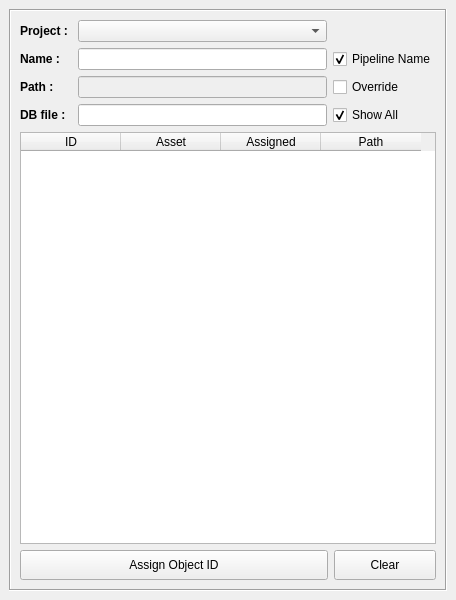
<?xml version="1.0" encoding="UTF-8"?>
<ui version="4.0">
 <class>matteTools</class>
 <widget class="QMainWindow" name="matteTools">
  <property name="geometry">
   <rect>
    <x>0</x>
    <y>0</y>
    <width>456</width>
    <height>600</height>
   </rect>
  </property>
  <property name="windowTitle">
   <string>MatteID Manager</string>
  </property>
  <widget class="QWidget" name="centralwidget">
   <layout class="QVBoxLayout" name="verticalLayout">
    <item>
     <widget class="QFrame" name="frame">
      <property name="frameShape">
       <enum>QFrame::Box</enum>
      </property>
      <property name="frameShadow">
       <enum>QFrame::Sunken</enum>
      </property>
      <layout class="QHBoxLayout" name="horizontalLayout_4" stretch="3">
       <item>
        <layout class="QVBoxLayout" name="verticalLayout_4">
         <item>
          <layout class="QGridLayout" name="gridLayout_4">
           <item row="3" column="0">
            <widget class="QLabel" name="label_6">
             <property name="font">
              <font>
               <weight>75</weight>
               <bold>true</bold>
              </font>
             </property>
             <property name="text">
              <string>DB file : </string>
             </property>
            </widget>
           </item>
           <item row="1" column="2">
            <widget class="QCheckBox" name="autoName_checkBox">
             <property name="text">
              <string>Pipeline Name</string>
             </property>
             <property name="checked">
              <bool>true</bool>
             </property>
            </widget>
           </item>
           <item row="1" column="0">
            <widget class="QLabel" name="label_2">
             <property name="font">
              <font>
               <weight>75</weight>
               <bold>true</bold>
              </font>
             </property>
             <property name="text">
              <string>Name : </string>
             </property>
            </widget>
           </item>
           <item row="2" column="2">
            <widget class="QCheckBox" name="override_checkBox">
             <property name="text">
              <string>Override</string>
             </property>
             <property name="checked">
              <bool>false</bool>
             </property>
            </widget>
           </item>
           <item row="2" column="1">
            <widget class="QLineEdit" name="path_lineEdit">
             <property name="enabled">
              <bool>false</bool>
             </property>
            </widget>
           </item>
           <item row="3" column="2">
            <widget class="QCheckBox" name="showAll_checkBox">
             <property name="text">
              <string>Show All</string>
             </property>
             <property name="checked">
              <bool>true</bool>
             </property>
            </widget>
           </item>
           <item row="2" column="0">
            <widget class="QLabel" name="label">
             <property name="font">
              <font>
               <weight>75</weight>
               <bold>true</bold>
              </font>
             </property>
             <property name="text">
              <string>Path : </string>
             </property>
            </widget>
           </item>
           <item row="1" column="1">
            <widget class="QLineEdit" name="name_lineEdit">
             <property name="text">
              <string/>
             </property>
            </widget>
           </item>
           <item row="3" column="1">
            <widget class="QLineEdit" name="dbFile_lineEdit"/>
           </item>
           <item row="0" column="0">
            <widget class="QLabel" name="label_3">
             <property name="font">
              <font>
               <weight>75</weight>
               <bold>true</bold>
              </font>
             </property>
             <property name="text">
              <string>Project : </string>
             </property>
            </widget>
           </item>
           <item row="0" column="1">
            <widget class="QComboBox" name="project_comboBox"/>
           </item>
          </layout>
         </item>
         <item>
          <widget class="QTableWidget" name="id_tableWidget">
           <property name="minimumSize">
            <size>
             <width>220</width>
             <height>0</height>
            </size>
           </property>
           <column>
            <property name="text">
             <string>ID</string>
            </property>
           </column>
           <column>
            <property name="text">
             <string>Asset</string>
            </property>
           </column>
           <column>
            <property name="text">
             <string>Assigned</string>
            </property>
           </column>
           <column>
            <property name="text">
             <string>Path</string>
            </property>
           </column>
          </widget>
         </item>
         <item>
          <layout class="QHBoxLayout" name="horizontalLayout_3" stretch="3,1">
           <item>
            <widget class="QPushButton" name="assignObjectID_pushButton">
             <property name="minimumSize">
              <size>
               <width>0</width>
               <height>30</height>
              </size>
             </property>
             <property name="text">
              <string>Assign Object ID</string>
             </property>
            </widget>
           </item>
           <item>
            <widget class="QPushButton" name="clearObjectID_pushButton">
             <property name="minimumSize">
              <size>
               <width>0</width>
               <height>30</height>
              </size>
             </property>
             <property name="text">
              <string>Clear</string>
             </property>
            </widget>
           </item>
          </layout>
         </item>
        </layout>
       </item>
      </layout>
     </widget>
    </item>
   </layout>
  </widget>
  <widget class="QMenuBar" name="menubar">
   <property name="geometry">
    <rect>
     <x>0</x>
     <y>0</y>
     <width>456</width>
     <height>21</height>
    </rect>
   </property>
  </widget>
 </widget>
 <resources/>
 <connections>
  <connection>
   <sender>override_checkBox</sender>
   <signal>toggled(bool)</signal>
   <receiver>path_lineEdit</receiver>
   <slot>setEnabled(bool)</slot>
   <hints>
    <hint type="sourcelabel">
     <x>251</x>
     <y>78</y>
    </hint>
    <hint type="destinationlabel">
     <x>190</x>
     <y>79</y>
    </hint>
   </hints>
  </connection>
 </connections>
</ui>
